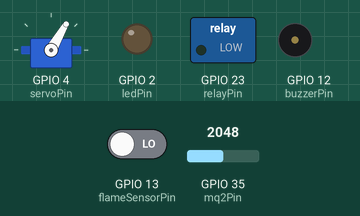
Simulated run of this sketch. Board: ESP32. Shown: servo, switched loads named in the sketch (green lamp = pin HIGH), output pins drawn as LEDs (lit = HIGH), buzzer (waves = sounding, pin HIGH). The inputs (shaded band) are chosen by the test bench; at power-on: GPIO 13 (flameSensorPin) LOW, GPIO 35 (mq2Pin) = 2048. WiFi joins after 1.5 s; servers stay silent unless stated; what the sketch prints to the serial monitor is not drawn.

Above: at 0.1 s.
At 1.9 s:
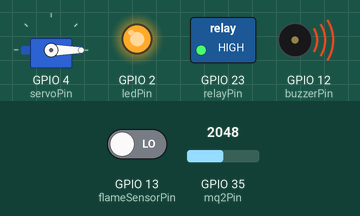
Timing chart, 0 to 3.4 s (numbered marks = the images above):
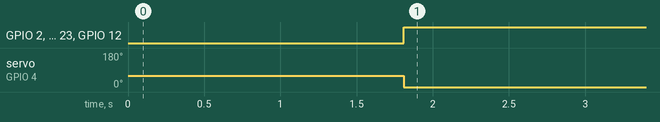

The sketch:

smoke_detector_blynk.ino
```cpp
#define BLYNK_TEMPLATE_ID "TMPL6RytCzDXI"
#define BLYNK_TEMPLATE_NAME "Fire and Smoke detecting System"
#define BLYNK_AUTH_TOKEN "BLYNK_AUTH_TOKEN"

#include <ESP32Servo.h>
#include <WiFi.h>
#include <BlynkSimpleEsp32.h>


char ssid[] = "Pixel 7 pro";
char pass[] = "11111111";


const int mq2Pin = 35;
const int flameSensorPin = 13;
const int buzzerPin = 12;
const int ledPin = 2;
const int servoPin = 4;
const int relayPin = 23;


const int mq2Threshold = 1000;
const int servoOpenAngle = 0;
const int servoClosedAngle = 60;

Servo myservo;

void setup() {
    Serial.begin(115200);


    pinMode(buzzerPin, OUTPUT);
    pinMode(ledPin, OUTPUT);
    pinMode(relayPin, OUTPUT);
    pinMode(flameSensorPin, INPUT);


    digitalWrite(buzzerPin, LOW);
    digitalWrite(ledPin, LOW);
    digitalWrite(relayPin, LOW);

    myservo.attach(servoPin);
    myservo.write(servoClosedAngle);
    Serial.println("System Initialized. Awaiting alarm.");

    Serial.print("Connecting to Wi-Fi...");
    WiFi.begin(ssid, pass);
    while (WiFi.status() != WL_CONNECTED) {
        delay(500);
        Serial.print(".");
    }
    Serial.println("\nWi-Fi connected!");

    Blynk.begin(BLYNK_AUTH_TOKEN, ssid, pass);
    Serial.println("Blynk connected!");
}

void loop() {

    Blynk.run();

    int mq2Value = analogRead(mq2Pin);
    int flameValue = digitalRead(flameSensorPin);

    Serial.print("MQ2 Value: ");
    Serial.print(mq2Value);
    Serial.print(" | Flame Sensor: ");
    Serial.println(flameValue);

    if (mq2Value > mq2Threshold || flameValue == HIGH) {

        Serial.println(">>> ALARM! Smoke or fire detected. Opening lock...");

        digitalWrite(buzzerPin, HIGH);
        digitalWrite(ledPin, HIGH);
        myservo.write(servoOpenAngle);
        digitalWrite(relayPin, HIGH);

        Blynk.logEvent("fire_alarm", "🚨 Smoke or Fire detected! Check immediately!");


        Blynk.virtualWrite(V0, "ALARM!");
        Blynk.virtualWrite(V1, mq2Value);
        Blynk.virtualWrite(V2, "Flame Detected");
        Blynk.virtualWrite(V3, "ON");
    } else {
        // Safe state

        // Deactivate Alarms
        digitalWrite(buzzerPin, LOW);
        digitalWrite(ledPin, LOW);
        myservo.write(servoClosedAngle);
        digitalWrite(relayPin, LOW);


        Blynk.virtualWrite(V0, "SAFE");
        Blynk.virtualWrite(V1, mq2Value);
        Blynk.virtualWrite(V2, "No Flame");
        Blynk.virtualWrite(V3, "OFF");
    }

    delay(500);
}
```

Measured:
- by itself, GPIO 2 (ledPin), GPIO 23 (relayPin), GPIO 12 (buzzerPin): LOW → HIGH at 1.8 s
- by itself, servo on GPIO 4 (servoPin): 60° → 0° at 1.8 s
